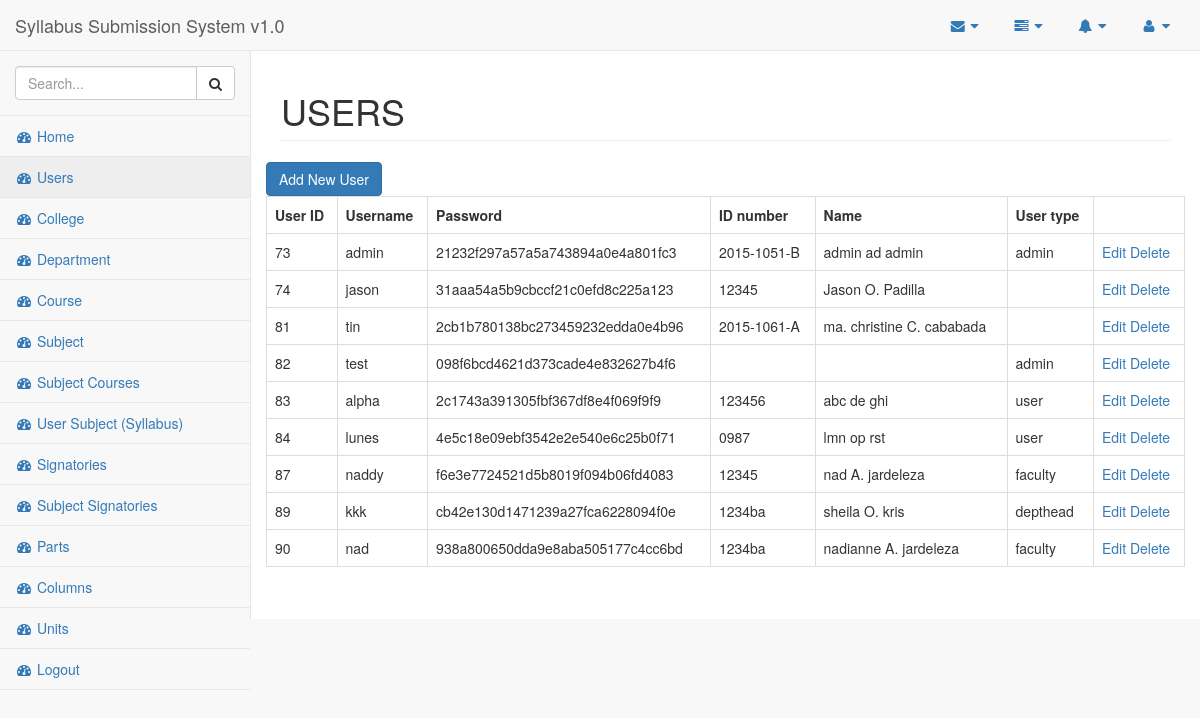
/?page=users (signed in), run on the app's committed database.
### tables this page shows
CREATE TABLE `user` (
  `user_id` bigint(20) NOT NULL,
  `dept_id` bigint(20) DEFAULT NULL,
  `UserName` varchar(50) NOT NULL,
  `password` varchar(50) NOT NULL,
  `idno` varchar(50) NOT NULL,
  `position` varchar(50) NOT NULL,
  `fname` varchar(15) NOT NULL,
  `mname` varchar(2) NOT NULL,
  `lname` varchar(15) NOT NULL,
  `utype` varchar(30) NOT NULL
);

### functions.php (called while the page is built, shortened)
<?php
function element( $el ) {
	include ROOT_DIR . "/elements/$el.php";
}

### pages/users.php (the view)
<?php element( 'header' ); ?>
<?php
$user = $DB->query( "SELECT * FROM user" );
?>
<a class="btn btn-primary" href="<?php echo SITE_URL ?>/?page=add-new-user">Add New User </a>
<table class="table table-bordered">
<tr>
<th>User ID</th>
<th>Username</th>
<th>Password</th>
<th>ID number</th>
<th>Name</th>
<th>User type</th>
<th></th>
</tr>
<?php if( $user->num_rows ) { ?>
<?php while( $users = $user->fetch_object() ) { ?>
<tr>
<td><?php echo $users->user_id ?></td>
<td><?php echo $users->UserName ?></td>
<td><?php echo $users->password ?></td>
<td><?php echo $users->idno ?></td>
<td><?php echo $users->fname . " " . $users->mname . " " . $users->lname ?></td>
<td><?php echo $users->utype ?></td>
<td>
	<a href="<?php echo SITE_URL ?>/?page=edit_user&userid=<?php echo $users->user_id ?>">Edit</a>
	<a href="<?php echo SITE_URL ?>/?action=delete_user&userid=<?php echo $users->user_id ?>" onclick="return confirm('Are you sure you want to delete the user?');">Delete</a>
</td>
</tr>
<?php } ?>
<?php } else { ?>
<tr>
<td colspan="4">No current record.</td>
</tr>
<?php } ?>
</table>
<?php element( 'footer' ); ?>

### index.php (shortened to what this page needs)
<?php
	require 'functions.php';
	if( isset( $_GET[ 'page' ] ) && !empty( $_GET[ 'page' ] ) ) {
		if( file_exists( ROOT_DIR . '/pages/' . $_GET[ 'page' ] . ".php" ) ) {
			require ROOT_DIR . '/pages/' . $_GET[ 'page' ] . ".php";
		} else {
			require ROOT_DIR . '/pages/404.php';
		}
	} else {
		require ROOT_DIR . '/pages/default.php';
	}

### elements/header.php (shortened to what this page needs)
<!DOCTYPE html>
<html lang="en">
<head>
    <link href="<?php echo SITE_URL ?>/vendor/bootstrap/css/bootstrap.min.css" rel="stylesheet">
    <link href="<?php echo SITE_URL ?>/vendor/metisMenu/metisMenu.min.css" rel="stylesheet">
    <link href="<?php echo SITE_URL ?>/dist/css/sb-admin-2.css" rel="stylesheet">
    <link href="<?php echo SITE_URL ?>/vendor/morrisjs/morris.css" rel="stylesheet">
    <link href="<?php echo SITE_URL ?>/vendor/font-awesome/css/font-awesome.min.css" rel="stylesheet" type="text/css">
    <link href="<?php echo SITE_URL ?>/assets/css/style.css" rel="stylesheet">
</head>
<body>
    <div id="wrapper">
        <nav class="navbar navbar-default navbar-static-top" role="navigation" style="margin-bottom: 0">
            <div class="navbar-header">
                <a class="navbar-brand" href="index.html">Syllabus Submission System v1.0</a>
            </div>
            <ul class="nav navbar-top-links navbar-right">
                <li class="dropdown">
                    <a class="dropdown-toggle" data-toggle="dropdown" href="#">
                        <i class="fa fa-envelope fa-fw"></i> <i class="fa fa-caret-down"></i>
                    </a>
                </li>
                <li class="dropdown">
                    <a class="dropdown-toggle" data-toggle="dropdown" href="#">
                        <i class="fa fa-tasks fa-fw"></i> <i class="fa fa-caret-down"></i>
                    </a>
                </li>
                <li class="dropdown">
                    <a class="dropdown-toggle" data-toggle="dropdown" href="#">
                        <i class="fa fa-bell fa-fw"></i> <i class="fa fa-caret-down"></i>
                    </a>
                </li>
                <li class="dropdown">
                    <a class="dropdown-toggle" data-toggle="dropdown" href="#">
                        <i class="fa fa-user fa-fw"></i> <i class="fa fa-caret-down"></i>
                    </a>
                </li>
            </ul>
            <div class="navbar-default sidebar" role="navigation">
                <div class="sidebar-nav navbar-collapse">
                    <ul class="nav" id="side-menu">
                        <li class="sidebar-search">
                            <div class="input-group custom-search-form">
                                <input type="text" class="form-control" placeholder="Search...">
                                <span class="input-group-btn">
                                <button class="btn btn-default" type="button">
                                    <i class="fa fa-search"></i>
                                </button>
                            </span>
                            </div>
                        </li>
                        <li><a href="./"><i class="fa fa-dashboard fa-fw"></i> Home</a></li>
                        <?php if( isset( $_SESSION[ AUTH_TYPE ] ) ) : ?>
                            <?php if( isset( $_SESSION[ AUTH_TYPE ] ) && $_SESSION[ AUTH_TYPE ] == "admin" ) { ?>
                            <li><a href="./?page=users"><i class="fa fa-dashboard fa-fw"></i> Users</a></li>
                            <li><a href="./?page=college"><i class="fa fa-dashboard fa-fw"></i> College</a></li>
                            <li><a href="./?page=department"><i class="fa fa-dashboard fa-fw"></i> Department</a></li>
                            <li><a href="./?page=course"><i class="fa fa-dashboard fa-fw"></i> Course</a></li>
                            <li><a href="./?page=subject"><i class="fa fa-dashboard fa-fw"></i> Subject</a></li>
                            <li><a href="./?page=subjectcourse"><i class="fa fa-dashboard fa-fw"></i> Subject Courses</a></li>
                            <li><a href="./?page=usersubject"><i class="fa fa-dashboard fa-fw"></i> User Subject (Syllabus)</a></li>
                            <li><a href="./?page=signatories"><i class="fa fa-dashboard fa-fw"></i> Signatories</a></li>
                            <li><a href="./?page=subjectsignatories"><i class="fa fa-dashboard fa-fw"></i> Subject Signatories</a></li>
                            <li><a href="./?page=parts"><i class="fa fa-dashboard fa-fw"></i> Parts</a></li>
                             <li><a href="./?page=columns"><i class="fa fa-dashboard fa-fw"></i> Columns</a></li>
                             <li><a href="./?page=units"><i class="fa fa-dashboard fa-fw"></i> Units</a></li>
                            <?php } elseif(isset( $_SESSION[ AUTH_TYPE ] ) && $_SESSION[ AUTH_TYPE ] == "user") { ?>
                            <?php } elseif(isset( $_SESSION[ AUTH_TYPE ] ) && $_SESSION[ AUTH_TYPE ] == "faculty") { ?>
                             <li><a href="./?page=faculty"><i class="fa fa-dashboard fa-fw"></i> Syllabus</a></li>
                            <?php } elseif(isset( $_SESSION[ AUTH_TYPE ] ) && $_SESSION[ AUTH_TYPE ] == "depthead") { ?>
                            <?php } elseif(isset( $_SESSION[ AUTH_TYPE ] ) && $_SESSION[ AUTH_TYPE ] == "dean") { ?>
                            <?php } elseif(isset( $_SESSION[ AUTH_TYPE ] ) && $_SESSION[ AUTH_TYPE ] == "vpaa") { ?>
                            <?php } ?>
                            <li><a href="./?action=logout"><i class="fa fa-dashboard fa-fw"></i> Logout</a></li>
                        <?php else : ?>
                            <li><a href="./?action=validate_user"><i class="fa fa-dashboard fa-fw"></i> Login</a></li>
                        <?php endif; ?>
                    </ul>
                </div>
            </div>
        </nav>
        <div id="page-wrapper">
            <div class="row">
                <div class="col-lg-12">
                    <h1 class="page-header">
                        <?php
                            echo strtoupper( isset( $_GET[ 'page' ] ) ? str_replace( '-', ' ', $_GET[ 'page' ] ) : 'Home' );
                        ?>
                    </h1>
                </div>
            </div>
            <div class="row">
                <div class="col-lg-12">
</div>

### elements/footer.php (shortened to what this page needs)
                </div>
            </div>
        </div>
</body>
</html>

### data on the page
user: user_id "73", UserName "admin", password "21232f297a57a5a743894a0e4a801fc3", idno "2015-1051-B", fname "admin", mname "ad", lname "admin", utype "admin"
user: user_id "74", UserName "jason", password "31aaa54a5b9cbccf21c0efd8c225a123", idno "12345", fname "Jason", mname "O.", lname "Padilla"
user: user_id "81", UserName "tin", password "2cb1b780138bc273459232edda0e4b96", idno "2015-1061-A", fname "ma. christine", mname "C.", lname "cababada"
user: user_id "82", UserName "test", password "098f6bcd4621d373cade4e832627b4f6", utype "admin"
user: user_id "83", UserName "alpha", password "2c1743a391305fbf367df8e4f069f9f9", idno "123456", fname "abc", mname "de", lname "ghi", utype "user"
user: user_id "84", UserName "lunes", password "4e5c18e09ebf3542e2e540e6c25b0f71", idno "0987", fname "lmn", mname "op", lname "rst", utype "user"
user: user_id "87", UserName "naddy", password "f6e3e7724521d5b8019f094b06fd4083", idno "12345", fname "nad", mname "A.", lname "jardeleza", utype "faculty"
user: user_id "89", UserName "kkk", password "cb42e130d1471239a27fca6228094f0e", idno "1234ba", fname "sheila", mname "O.", lname "kris", utype "depthead"
user: user_id "90", UserName "nad", password "938a800650dda9e8aba505177c4cc6bd", idno "1234ba", fname "nadianne", mname "A.", lname "jardeleza", utype "faculty"
